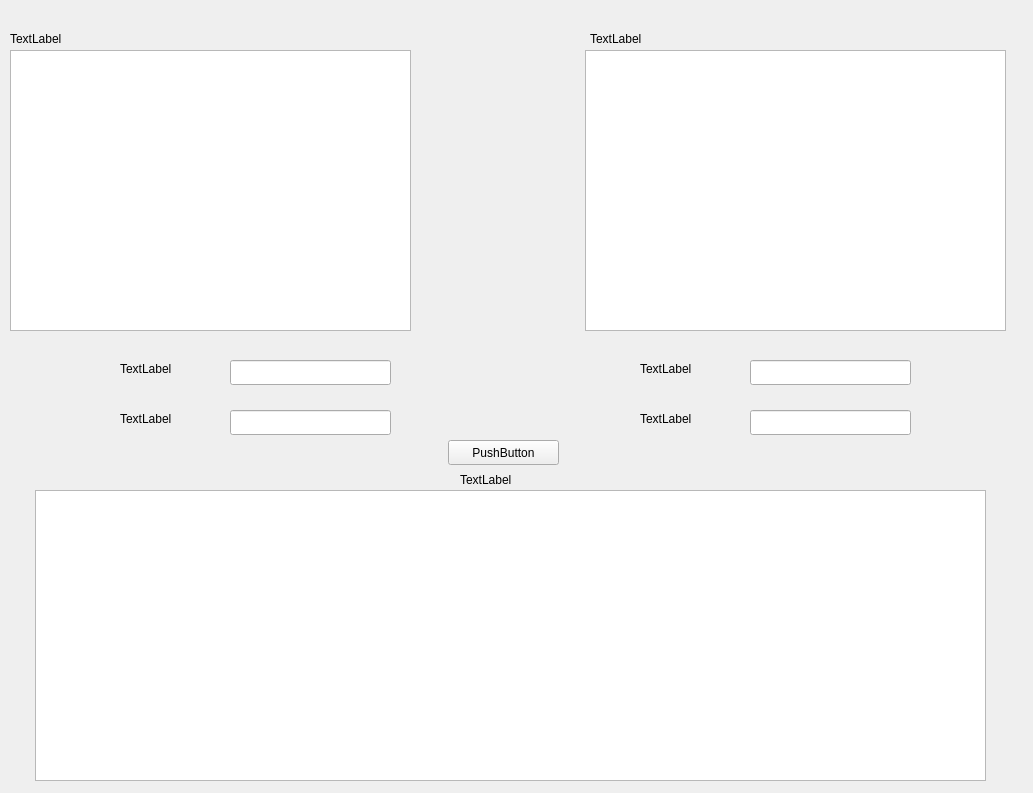
<?xml version="1.0" encoding="UTF-8"?>
<ui version="4.0">
 <class>not_islemleri</class>
 <widget class="QWidget" name="not_islemleri">
  <property name="geometry">
   <rect>
    <x>0</x>
    <y>0</y>
    <width>1033</width>
    <height>793</height>
   </rect>
  </property>
  <property name="windowTitle">
   <string>Form</string>
  </property>
  <widget class="QTableWidget" name="tableWidget_tumogr">
   <property name="geometry">
    <rect>
     <x>10</x>
     <y>50</y>
     <width>401</width>
     <height>281</height>
    </rect>
   </property>
  </widget>
  <widget class="QTableWidget" name="tableWidget_tumders">
   <property name="geometry">
    <rect>
     <x>585</x>
     <y>50</y>
     <width>421</width>
     <height>281</height>
    </rect>
   </property>
  </widget>
  <widget class="QTableWidget" name="tableWidget_tumogrders">
   <property name="geometry">
    <rect>
     <x>35</x>
     <y>490</y>
     <width>951</width>
     <height>291</height>
    </rect>
   </property>
  </widget>
  <widget class="QLabel" name="label_tumogr">
   <property name="geometry">
    <rect>
     <x>10</x>
     <y>30</y>
     <width>121</width>
     <height>17</height>
    </rect>
   </property>
   <property name="text">
    <string>TextLabel</string>
   </property>
  </widget>
  <widget class="QLabel" name="label_tumders">
   <property name="geometry">
    <rect>
     <x>590</x>
     <y>30</y>
     <width>131</width>
     <height>17</height>
    </rect>
   </property>
   <property name="text">
    <string>TextLabel</string>
   </property>
  </widget>
  <widget class="QLabel" name="label_tumogrders">
   <property name="geometry">
    <rect>
     <x>460</x>
     <y>470</y>
     <width>111</width>
     <height>20</height>
    </rect>
   </property>
   <property name="text">
    <string>TextLabel</string>
   </property>
  </widget>
  <widget class="QLabel" name="label_no">
   <property name="geometry">
    <rect>
     <x>120</x>
     <y>360</y>
     <width>91</width>
     <height>17</height>
    </rect>
   </property>
   <property name="text">
    <string>TextLabel</string>
   </property>
  </widget>
  <widget class="QLabel" name="label_kod">
   <property name="geometry">
    <rect>
     <x>120</x>
     <y>410</y>
     <width>91</width>
     <height>17</height>
    </rect>
   </property>
   <property name="text">
    <string>TextLabel</string>
   </property>
  </widget>
  <widget class="QLabel" name="label_vize">
   <property name="geometry">
    <rect>
     <x>640</x>
     <y>360</y>
     <width>91</width>
     <height>17</height>
    </rect>
   </property>
   <property name="text">
    <string>TextLabel</string>
   </property>
  </widget>
  <widget class="QLabel" name="label_final">
   <property name="geometry">
    <rect>
     <x>640</x>
     <y>410</y>
     <width>91</width>
     <height>17</height>
    </rect>
   </property>
   <property name="text">
    <string>TextLabel</string>
   </property>
  </widget>
  <widget class="QLineEdit" name="lineEdit_no">
   <property name="geometry">
    <rect>
     <x>230</x>
     <y>360</y>
     <width>161</width>
     <height>25</height>
    </rect>
   </property>
  </widget>
  <widget class="QLineEdit" name="lineEdit_kod">
   <property name="geometry">
    <rect>
     <x>230</x>
     <y>410</y>
     <width>161</width>
     <height>25</height>
    </rect>
   </property>
  </widget>
  <widget class="QLineEdit" name="lineEdit_vize">
   <property name="geometry">
    <rect>
     <x>750</x>
     <y>360</y>
     <width>161</width>
     <height>25</height>
    </rect>
   </property>
  </widget>
  <widget class="QLineEdit" name="lineEdit_final">
   <property name="geometry">
    <rect>
     <x>750</x>
     <y>410</y>
     <width>161</width>
     <height>25</height>
    </rect>
   </property>
  </widget>
  <widget class="QPushButton" name="pushButton_ekle">
   <property name="geometry">
    <rect>
     <x>448</x>
     <y>440</y>
     <width>111</width>
     <height>25</height>
    </rect>
   </property>
   <property name="text">
    <string>PushButton</string>
   </property>
  </widget>
 </widget>
 <resources/>
 <connections/>
</ui>
